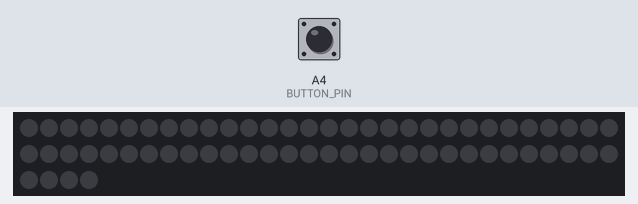
Bench run of a sketch on a simulated Arduino Uno, built with avr-gcc and run on an emulated ATmega328P. Shown: 64 RGB LEDs in strip order, left to right, continuing on the next row. Inputs (shaded band) come from the test bench; at power-on: A4 (BUTTON_PIN) HIGH. Dim RGB values are drawn brighter than linear.

Above: at 1.2 s.
1.3 s: A4 (BUTTON_PIN) pulled LOW for 0.15 s
2.9 s: A4 (BUTTON_PIN) pulled LOW for 1 s
At 4.6 s:
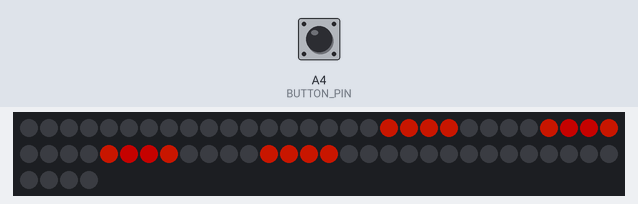
5.4 s: A4 (BUTTON_PIN) pulled LOW for 0.15 s
At 6.9 s:
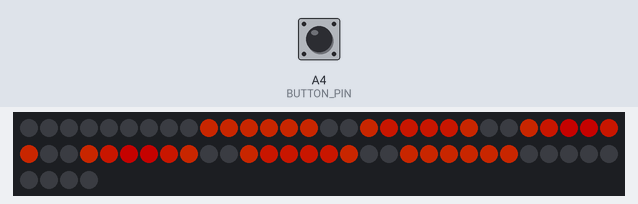
7.2 s: A4 (BUTTON_PIN) pulled LOW for 3.2 s
At 8.5 s:
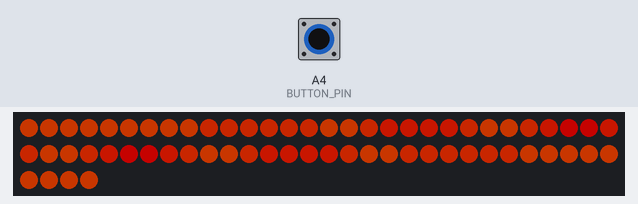
11.9 s: A4 (BUTTON_PIN) pulled LOW for 0.15 s
At 13.9 s:
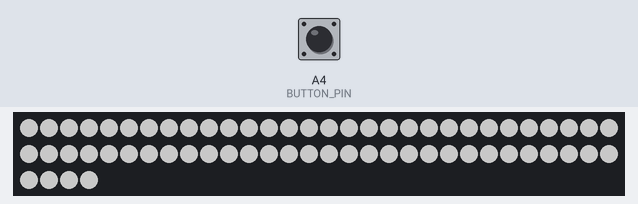
14.6 s: A4 (BUTTON_PIN) pulled LOW for 1 s
At 15.07 s:
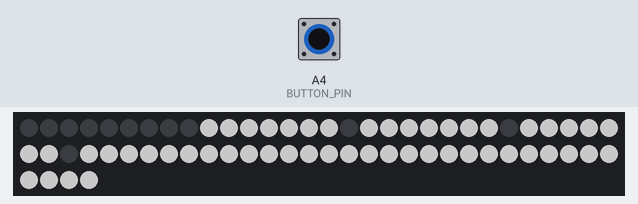
Timing chart, 0 to 17.6 s (numbered marks = the images above; inputs shaded):
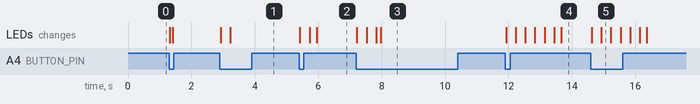

The sketch:

Japanese-Lamp-arduino-sketch.ino
```cpp
#include <Adafruit_NeoPixel.h>
#ifdef __AVR__
  #include <avr/power.h>
#endif
#define PIN            8
#define NUMPIXELS      64
#define BUTTON_PIN   A4
Adafruit_NeoPixel pixels = Adafruit_NeoPixel(NUMPIXELS, PIN, NEO_GRB + NEO_KHZ800);
int largest[ ] = {7,6,5,4,3,2,1,0,8,16,24,32,40,48,56,57,58,59,60,61,62,63,55,47,39,31,23,15};
int large[]={14,13,12,11,10,9,17,25,33,41,49,50,51,52,53,54,46,38,30,22};
int medium [] = {21,20,19,18,26,34,42,43,44,45,37,29};
int small [] = {28,27,35,36};
int full [] = {7,6,5,4,3,2,1,0,8,16,24,32,40,48,56,57,58,59,60,61,62,63,55,47,39,31,23,15,14,13,12,11,10,9,17,25,33,41,49,50,51,52,53,54,46,38,30,22,21,20,19,18,26,34,42,43,44,45,37,29,28,27,35,36};
int delayval = 25;
bool oldState = HIGH;
int showType = 0;

void setup() {
#if defined (__AVR_ATtiny85__)
  if (F_CPU == 16000000) clock_prescale_set(clock_div_1);
#endif
pixels.begin();
pixels.show();
pixels.setBrightness(100);
}

void loop() {

bool newState = digitalRead(BUTTON_PIN);
if (newState == LOW && oldState == HIGH) {
    // Short delay to debounce button.
    delay(20);
    // Check if button is still low after debounce.
    newState = digitalRead(BUTTON_PIN);
    if (newState == LOW) {
      showType++;
      if (showType > 5)
        showType=0;
      startShow(showType);
    }
  }
  oldState = newState;
}
void startShow(int i) {
  switch(i){
    case 0:
    for (int i : full){
    pixels.setPixelColor(i, pixels.Color(0, 0, 0)); // Moderately bright green color.
    pixels.show(); // This sends the updated pixel color to the hardware.
    delay(delayval); // Delay for a period of time (in milliseconds).
    }
    break;

    case 1:

    for (int i : small){
    pixels.setPixelColor(i, pixels.Color(243, 5, 0)); // Moderately bright green color.
    pixels.show(); // This sends the updated pixel color to the hardware.
    delay(delayval); // Delay for a period of time (in milliseconds).
    }
    break;

    case 2:

    for (int i : medium){
    pixels.setPixelColor(i, pixels.Color(255, 30, 0)); // Moderately bright green color.
    pixels.show(); // This sends the updated pixel color to the hardware.
    delay(delayval); // Delay for a period of time (in milliseconds).
    }
    break;

    case 3:

    for (int i : large){
    pixels.setPixelColor(i, pixels.Color(255,50,0)); // Moderately bright green color.
    pixels.show(); // This sends the updated pixel color to the hardware.
    delay(delayval); // Delay for a period of time (in milliseconds).
    }
    break;

    case 4:

    for (int i : largest){
    pixels.setPixelColor(i, pixels.Color(255,69,0));
    pixels.show();
    delay(delayval);
    }
    break;

    case 5:
    for (int i : full){
    pixels.setPixelColor(i, pixels.Color(255,255,255));
    pixels.show();
    delay(delayval);
    }
    break;
  }
}
```

Measured:
- after the input at 2.9 s, the LEDs: first change at once (image 1 shows a later state)
- after the input at 5.4 s, the LEDs: first change at once (image 2 shows a later state)
- after the input at 7.2 s, the LEDs: first change at once (image 3 shows a later state)
- after the input at 11.9 s, the LEDs: first change at once (image 4 shows a later state)
- after the input at 14.6 s, the LEDs: first change at once (image 5 shows a later state)
